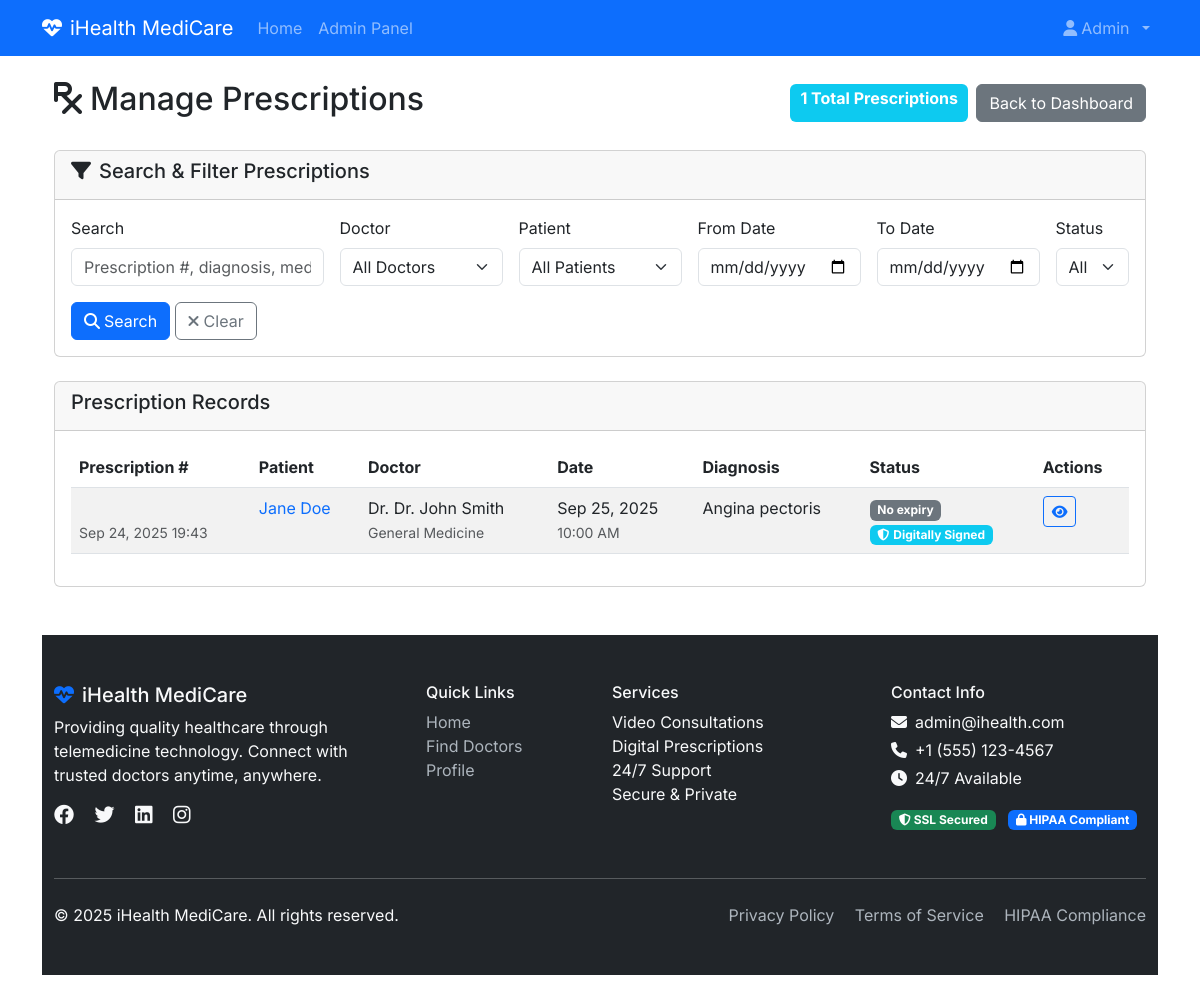
The app's page /admin/manage_prescriptions.php (signed in), older data.
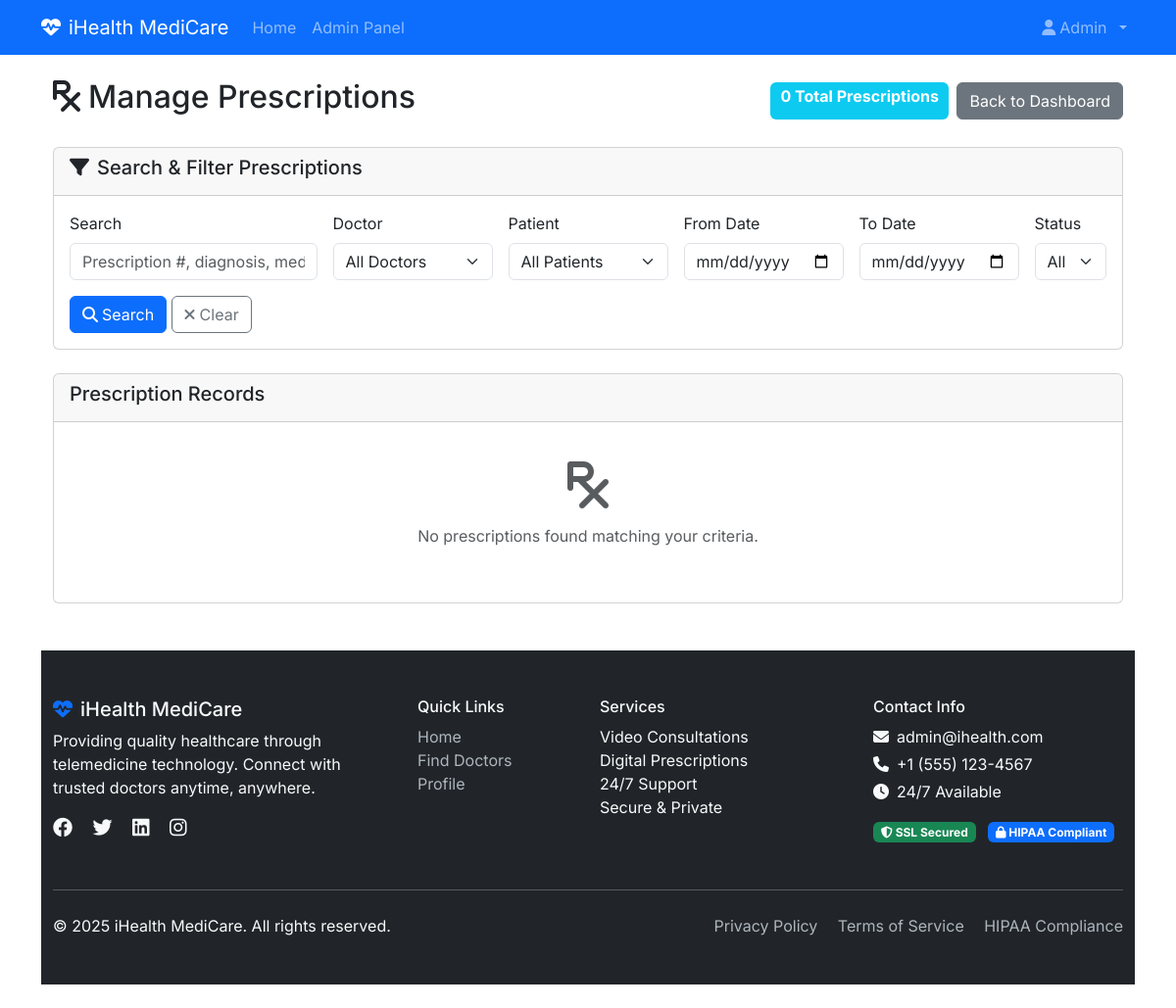
The same page, newer data.
### tables this page shows
CREATE TABLE prescriptions (
    id INT PRIMARY KEY AUTO_INCREMENT,
    appointment_id INT NOT NULL,
    prescription_number VARCHAR(50) UNIQUE NOT NULL,
    diagnosis TEXT NOT NULL,
    medications JSON NOT NULL COMMENT 'Array of medication objects',
    dosage_instructions TEXT,
    precautions TEXT,
    follow_up_date DATE,
    follow_up_instructions TEXT,
    valid_until DATE,
    is_digital_signature BOOLEAN DEFAULT TRUE,
    prescription_pdf_path VARCHAR(500),
    created_at TIMESTAMP DEFAULT CURRENT_TIMESTAMP,
    updated_at TIMESTAMP DEFAULT CURRENT_TIMESTAMP ON UPDATE CURRENT_TIMESTAMP,

    FOREIGN KEY (appointment_id) REFERENCES appointments(id) ON DELETE CASCADE,
    INDEX idx_prescription_number (prescription_number),
    INDEX idx_appointment (appointment_id)
);

CREATE TABLE users (
    id INT PRIMARY KEY AUTO_INCREMENT,
    username VARCHAR(50) UNIQUE NOT NULL,
    email VARCHAR(100) UNIQUE NOT NULL,
    password VARCHAR(255) NOT NULL,
    role ENUM('admin', 'doctor', 'patient') NOT NULL,
    first_name VARCHAR(50) NOT NULL,
    last_name VARCHAR(50) NOT NULL,
    phone VARCHAR(20),
    profile_picture VARCHAR(255),
    address TEXT,
    city VARCHAR(100),
    state VARCHAR(100),
    country VARCHAR(100) DEFAULT 'India',
    postal_code VARCHAR(20),
    date_of_birth DATE,
    gender ENUM('male', 'female', 'other'),
    status ENUM('active', 'inactive', 'suspended') DEFAULT 'active',
    email_verified BOOLEAN DEFAULT FALSE,
    created_at TIMESTAMP DEFAULT CURRENT_TIMESTAMP,
    updated_at TIMESTAMP DEFAULT CURRENT_TIMESTAMP ON UPDATE CURRENT_TIMESTAMP,

    INDEX idx_role (role),
    INDEX idx_status (status),
    INDEX idx_email (email)
);

CREATE TABLE appointments (
    id INT PRIMARY KEY AUTO_INCREMENT,
    patient_id INT NOT NULL,
    doctor_id INT NOT NULL,
    appointment_date DATE NOT NULL,
    appointment_time TIME NOT NULL,
    duration INT DEFAULT 30 COMMENT 'Duration in minutes',
    status ENUM('pending', 'confirmed', 'active', 'completed', 'cancelled', 'no_show', 'reschedule_requested', 'rejected', 'missed') DEFAULT 'pending',
    booking_type ENUM('consultation', 'follow_up', 'emergency') DEFAULT 'consultation',
    symptoms TEXT NOT NULL,
    notes TEXT COMMENT 'Patient additional notes',
    doctor_notes TEXT COMMENT 'Doctor notes during consultation',
    consultation_fee DECIMAL(10,2) NOT NULL,
    payment_status ENUM('pending', 'completed', 'refunded', 'failed') DEFAULT 'pending',
    payment_method ENUM('online', 'upi', 'card', 'cash') DEFAULT 'online',
    payment_amount DECIMAL(10,2),
    transaction_id VARCHAR(100),
    cancellation_reason TEXT,
    cancelled_by ENUM('patient', 'doctor', 'admin'),
    cancelled_at TIMESTAMP NULL,
    requested_date DATE NULL COMMENT 'Patient requested reschedule date',
    requested_time TIME NULL COMMENT 'Patient requested reschedule time',
    original_date DATE NULL COMMENT 'Original appointment date before reschedule',
    original_time TIME NULL COMMENT 'Original appointment time before reschedule',
    reschedule_reason TEXT NULL COMMENT 'Patient reason for rescheduling',
    reschedule_requested_at TIMESTAMP NULL COMMENT 'When reschedule was requested',
    reschedule_response TEXT NULL COMMENT 'Doctor response to reschedule request',
    rejection_reason TEXT NULL COMMENT 'Doctor reason for rejecting appointment or reschedule',
    reviewed_by INT NULL COMMENT 'Doctor who reviewed the appointment',
    reviewed_at TIMESTAMP NULL COMMENT 'When the appointment was reviewed',
    missed_by VARCHAR(20) NULL COMMENT 'Who missed the appointment: doctor, patient, or NULL',
    updated_by INT NULL COMMENT 'User who last updated the appointment',
    created_at TIMESTAMP DEFAULT CURRENT_TIMESTAMP,
    updated_at TIMESTAMP DEFAULT CURRENT_TIMESTAMP ON UPDATE CURRENT_TIMESTAMP,

    FOREIGN KEY (patient_id) REFERENCES users(id) ON DELETE CASCADE,
    FOREIGN KEY (doctor_id) REFERENCES users(id) ON DELETE CASCADE,
    FOREIGN KEY (reviewed_by) REFERENCES users(id) ON DELETE SET NULL,
    FOREIGN KEY (updated_by) REFERENCES users(id) ON DELETE SET NULL,
    UNIQUE KEY unique_appointment (doctor_id, appointment_date, appointment_time),
    INDEX idx_patient (patient_id),
    INDEX idx_doctor (doctor_id),
    INDEX idx_date (appointment_date),
    INDEX idx_status (status),
    INDEX idx_payment_status (payment_status),
    INDEX idx_reschedule_status (status, requested_date),
    INDEX idx_missed_by (missed_by),
    INDEX idx_status_date (status, appointment_date)
);

### admin/manage_prescriptions.php (the view, shortened to what the rows shown need)
<?php
require_once "../includes/db_connect.php";
$page = isset($_GET['page']) ? max(1, (int)$_GET['page']) : 1;
$records_per_page = 10;
$offset = ($page - 1) * $records_per_page;
try {
    $where_conditions = [];
    $params = [];
    $where_clause = !empty($where_conditions) ? "WHERE " . implode(" AND ", $where_conditions) : "";
    $prescriptions_query = "
        SELECT p.*, a.appointment_date, a.appointment_time, a.patient_id, a.doctor_id,
               doctor.first_name as doctor_first_name, doctor.last_name as doctor_last_name,
               patient.first_name as patient_first_name, patient.last_name as patient_last_name,
               s.name as specialization
        FROM prescriptions p
        JOIN appointments a ON p.appointment_id = a.id
        JOIN users doctor ON a.doctor_id = doctor.id
        JOIN users patient ON a.patient_id = patient.id
        LEFT JOIN doctor_profiles dp ON doctor.id = dp.user_id
        LEFT JOIN specializations s ON dp.specialization_id = s.id
        $where_clause
        ORDER BY p.created_at DESC
        LIMIT $records_per_page OFFSET $offset
    ";
    $stmt = $db->prepare($prescriptions_query);
    $stmt->execute($params);
    $prescriptions = $stmt->fetchAll();
} catch (PDOException $e) {
    $error = "Database error: " . $e->getMessage();
}
require_once "../includes/header.php";
?>
<div class="container-fluid mt-4">
    <div class="d-flex justify-content-between align-items-center mb-4">
        <h2><i class="fas fa-prescription me-2"></i>Manage Prescriptions</h2>
    </div>
    <div class="card">
        <div class="card-body">
            <?php if (empty($prescriptions)): ?>
                <div class="text-center py-4">
                    <i class="fas fa-prescription fa-3x text-muted mb-3"></i>
                    <p class="text-muted">No prescriptions found matching your criteria.</p>
                </div>
            <?php else: ?>
                <div class="table-responsive">
                    <table class="table table-striped table-hover">
                        <thead>
                            <tr>
                                <th>Prescription #</th>
                                <th>Patient</th>
                                <th>Doctor</th>
                                <th>Date</th>
                                <th>Diagnosis</th>
                                <th>Status</th>
                                <th>Actions</th>
                            </tr>
                        </thead>
                        <tbody>
                            <?php foreach ($prescriptions as $prescription): ?>
                                <tr>
                                    <td>
                                        <br>
                                        <small class="text-muted">
                                            <?php echo date('M d, Y H:i', strtotime($prescription['created_at'])); ?>
                                        </small>
                                    </td>
                                    <td>
                                        <a href="view_patient.php?id=<?php echo $prescription['patient_id']; ?>" class="text-decoration-none">
                                            <?php echo htmlspecialchars($prescription['patient_first_name'] . ' ' . $prescription['patient_last_name']); ?>
                                        </a>
                                    </td>
                                    <td>
                                        Dr. <?php echo htmlspecialchars($prescription['doctor_first_name'] . ' ' . $prescription['doctor_last_name']); ?>
                                        <br>
                                        <small class="text-muted"><?php echo htmlspecialchars($prescription['specialization'] ?? 'General Medicine'); ?></small>
                                    </td>
                                    <td>
                                        <?php echo date('M d, Y', strtotime($prescription['appointment_date'])); ?>
                                        <br>
                                        <small class="text-muted"><?php echo date('h:i A', strtotime($prescription['appointment_time'])); ?></small>
                                    </td>
                                    <td>
                                        <span class="d-inline-block text-truncate" style="max-width: 200px;">
                                            <?php echo htmlspecialchars($prescription['diagnosis']); ?>
                                        </span>
                                    </td>
                                    <td>
                                        <?php if ($prescription['valid_until']): ?>
                                            <span class="badge bg-<?php echo strtotime($prescription['valid_until']) > time() ? 'success' : 'danger'; ?>">
                                                <?php if (strtotime($prescription['valid_until']) > time()): ?>
                                                    Valid until <?php echo date('M d, Y', strtotime($prescription['valid_until'])); ?>
                                                <?php else: ?>
                                                    Expired
                                                <?php endif; ?>
                                            </span>
                                        <?php else: ?>
                                            <span class="badge bg-secondary">No expiry</span>
                                        <?php endif; ?>
                                        <?php if ($prescription['is_digital_signature']): ?>
                                            <br><span class="badge bg-info mt-1">
                                                <i class="fas fa-shield-alt me-1"></i>Digitally Signed
                                            </span>
                                        <?php endif; ?>
                                    </td>
                                    <td>
                                        <div class="btn-group" role="group">
                                            <button type="button" class="btn btn-sm btn-outline-primary"
                                                    onclick="viewPrescription(<?php echo $prescription['id']; ?>)">
                                                <i class="fas fa-eye"></i>
                                            </button>
                                        </div>
                                    </td>
                                </tr>
                            <?php endforeach; ?>
                        </tbody>
                    </table>
                </div>
            <?php endif; ?>
        </div>
    </div>
</div>
<?php require_once "../includes/footer.php"; ?>

Row changes from the older to the newer data that the page shows:
removed prescriptions: created_at "Sep 24, 2025 19:43", users.first_name+last_name "Jane Doe", users.first_name+last_name "Dr. John Smith", specialization "General Medicine", appointment.appointment_date "Sep 25, 2025", appointment.appointment_time "10:00 AM", diagnosis "Angina pectoris", shows "No expiry", is_digital_signature 1 (drawn)
Text that changed along with them:
$total_records: "1" → "0"
text no longer shown: "Prescription # Patient Doctor Date Diagnosis Status Actions"
text now shown: "No prescriptions found matching your criteria."
